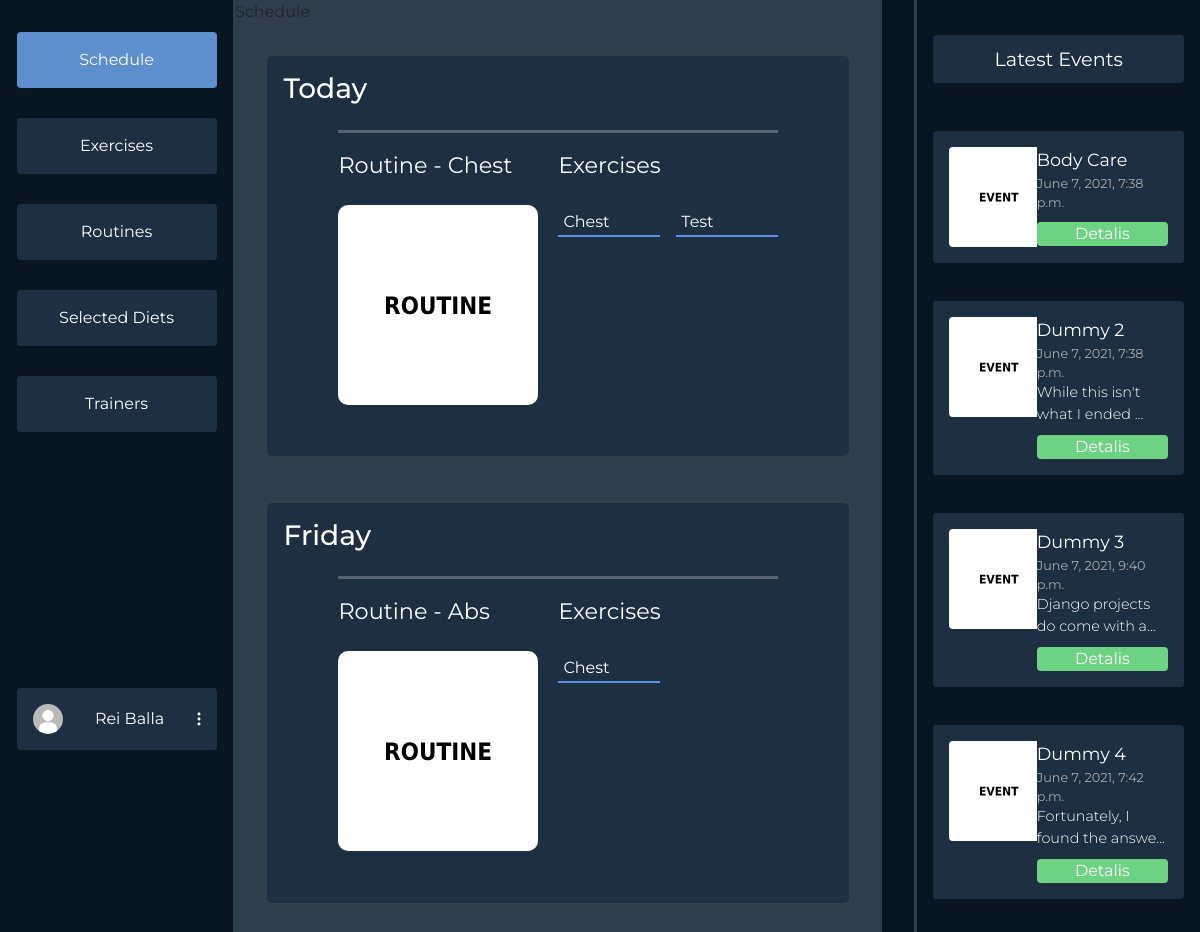
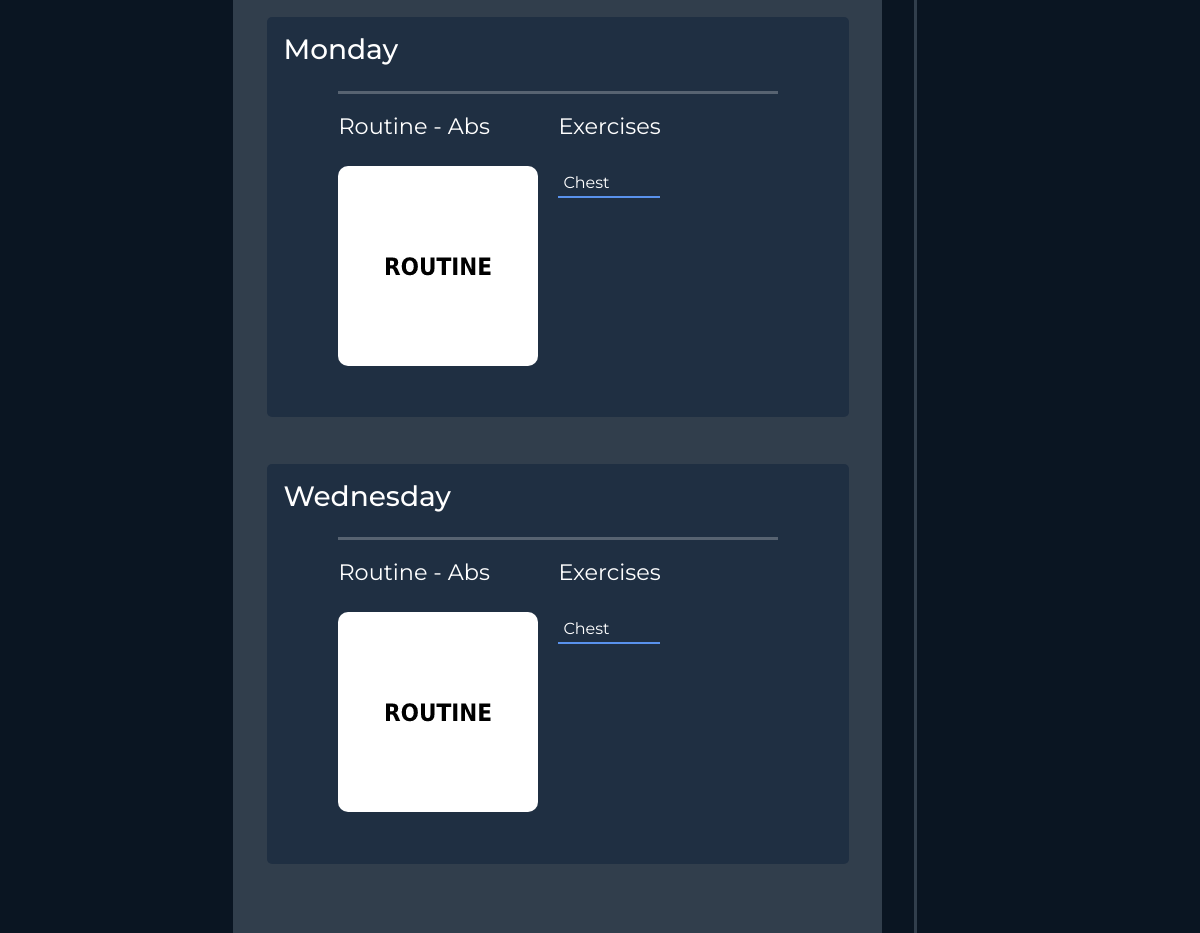
The page /dashboard/schedule/ (signed in) on the database its author committed (2 pictures, top to bottom).
### users/models.py (models this page shows, shortened)
class Profile(models.Model):
    user = models.OneToOneField(User, on_delete=models.CASCADE)
    profile_photo = models.ImageField(
        upload_to='media/profiles/', default='profiles/default.jpg')
    height = models.FloatField(default=170.0)
    weight = models.FloatField(default=60.0)
    weight_goal = models.FloatField(default=70.0)
    GENDER_CHOICES = (('F', 'Female'), ('M', 'Male'), ('O', 'Other'))
    gender = models.CharField(
        max_length=9, choices=GENDER_CHOICES, default=GENDER_CHOICES[0])
    FREQUENCY = (
        ('3x', '3 Times a Week'),
        ('4x', '4 Times a Week'),
        ('5x', '5 Times a Week'),
        ('6x', '6 Times a Week'),
    )
    week_frequency = models.CharField(
        max_length=20, choices=FREQUENCY, default=FREQUENCY[0])
    profile_complete = models.BooleanField(default=False)
    selected_diets = models.ManyToManyField(DietPlan, blank=True)
    age = models.IntegerField(null=True)

### dashboards/models.py (models this page shows, shortened)
class Routine(models.Model):
    owner = models.ForeignKey(User, on_delete=CASCADE,
                              related_name='%(class)s_username', null=True)
    title = models.CharField(max_length=60, blank=True)
    selected_by = models.ManyToManyField(User)
    desc = models.TextField(blank=True)
    thumbnail = models.ImageField(
        upload_to='routines/', default='routines/default.jpg')
    exercises = models.ManyToManyField(Exercise)
    days = models.CharField(max_length=60, blank=True)
    def __str__(self):
        return f"Routine - {self.title}"

class Exercise(models.Model):
    owner = models.ForeignKey(User, on_delete=CASCADE,
                              related_name='%(class)s_username', null=True)
    selected_by = models.ManyToManyField(User)
    title = models.CharField(max_length=60, blank=True)
    reps = models.IntegerField(default=3, blank=True)
    desc = models.TextField(blank=True)
    link = models.CharField(max_length=300, blank=True)

class Event(models.Model):
    title = models.CharField(max_length=60, blank=True)
    date = models.DateTimeField(default=datetime.now(), blank=True)
    desc = models.TextField(blank=True)
    thumbnail = models.ImageField(
        upload_to='events/', default='events/default.jpg')

### dashboards/user_views.py (the view)
# urls.py: path('schedule/', user_views.schedule, name='userdashboard-schedule'),
@login_required(login_url='login')
def schedule(request):
    events = Event.objects.all()[:4]
    WEEK_DAYS = ["Monday", "Tuesday", "Wednesday",
                 "Thursday", "Friday", "Saturday", "Sunday"]
    week_num = datetime.today().date().weekday()
    WEEK_DAYS = WEEK_DAYS[week_num:] + WEEK_DAYS[:week_num]
    DISPLAY_WEEK_DAYS = ['Today'] + WEEK_DAYS[1:]
    routines = list(Routine.objects.filter(
        selected_by__username=request.user.username))
    context = {'options': SCHEDULE_NAV,
               'events': events, 'routines': routines}
    day_dict = None
    if routines:
        day_dict = {}
        for day in WEEK_DAYS:
            daily_routines = []
            for r in routines:
                if day in r.days:
                    daily_routines.append(r)
            day_dict[day] = daily_routines
    if day_dict:
        context['day_dict'] = zip(day_dict.items(), DISPLAY_WEEK_DAYS)
    return render(request, 'dashboards/user/schedule.html', context)

### dashboards/templates/dashboards/user/schedule.html
{% extends 'dashboards/user/dashboard.html' %}
{% load static %}
{% load util %}
{% block styles %}
<link rel="stylesheet" href="{% static 'css/dashboards/schedule.css' %}">
{% endblock styles %}
{% block middle %}
<div class="showing-where-you-are">
Schedule
</div>
<div class="days">
    {% if day_dict %}
        {% for routines, day in day_dict %}
            {% if routines.1 %}
            <div class="day-card">
                <h3>{{day}}</h3>
                <div class="routines">
                    {% for routine in routines.1 %}
                    <div class="routine-container">
                        <hr id="line" />
                        <div class="routine">
                            <div class="routine-header">
                                <div class="routine-title">{{routine}}</div>
                                <div class="left"><img id="thumb" src="{{routine.thumbnail.url}}"></div>
                            </div>
                            <div class="routine-exercises">
                                <div class="routine-title">
                                    Exercises
                                </div>
                                <div class="exercise-grid">
                                    {% for exercise in routine.exercises.all %}
                                        <a href="" class="exlink">{{exercise.title}}</a>
                                    {% endfor %}
                                </div>
                            </div>
                        </div>
                    </div>
                    {% endfor %}
                </div>
            </div>
            {% endif %}
        {% endfor %}
    {% else %}
        <div class="h3 container w-50 m-auto">
        <span>Your schedule is empty!</span>
        <span>Add some routines to get started.</span>
        </div>
    {% endif %}
</div>
{% endblock middle %}

### dashboards/templates/dashboards/user/dashboard.html (shortened to what this page needs)
{% load static %}
<html>
  <head>
    <link href="https://cdn.jsdelivr.net/npm/bootstrap@5.0.1/dist/css/bootstrap.min.css" rel="stylesheet">
    <link rel="stylesheet" href="{% static 'css/dashboards/main.css' %}">
    <link rel="stylesheet" href="https://cdn.jsdelivr.net/npm/bootstrap-select@1.13.14/dist/css/bootstrap-select.min.css">
    {% block styles %}
    {% endblock styles %}
  </head>
  <body>
  {% block content %}
  {% if user.is_authenticated %}
  <div class="mycontainer">
    <div class="navigation">
      <div class="nav-col">
        <div class="options">
          {% for key, item in options.items %}
            {% if item.isActive %}
            <a class="option-active" href="/dashboard/{{item.url}}">{{ item.name }}</a>
            {% else %}
            <a class="option" href="/dashboard/{{item.url}}">{{ item.name }}</a>
            {% endif %}
          {% endfor %}
        </div>
        <div class="profile-wrapper">
          <div class="user-btn">
            <div class="profile-pic"><img src="{{ user.profile.profile_photo.url }}" alt=""></div>
            {% if user.first_name %}
            <span>{{user.get_full_name}}</span>
            {% else %}
            <span>{{user.username}}</span>
            {% endif %}
            <div class="three-dot"><img src="{% static 'svg/3dots.svg' %}" alt=""></div>
          </div>
        </div>
      </div>
      <div class="divider"></div>
    </div>
    <div class="middle">
    {% block middle %}
    {% endblock middle %}
    </div>
    <div class="events-section">
      <div class="divider"></div>
      <div class="events">
        <div class="latest">
          Latest Events
        </div>
        <div class="items overflow-auto">
        {% for item in events %}
          <div class="event-item">
            <div class="event-item-left">
              <div class="event-thumb"><img src="{{item.thumbnail.url}}"></div>
            </div>
            <div class="event-item-right">
              <div class="title">{{item.title}}</div>
              <div class="date">{{item.date}}</div>
              {% if item.desc|length > 30 %}
                <div class="desc">{{item.desc|slice:":30"}}...</div>
              {% else %}
                <div class="desc">{{item.desc}}</div>
              {% endif %}
              <div class="details">Detalis</div>
            </div>
          </div>
        {% endfor %}
        </div>
      </div>
    </div>
  </div>
  {% endif %}
  {% endblock content %}
  </body>
<html>

### static/css/dashboards/main.css (style rules this page uses)
* { margin: 0; font-family: "Montserrat", sans-serif; overflow: hidden; }
body { background-color: #0a1522; }
.mycontainer { display: flex; flex-direction: row; justify-content: space-between; }
.navigation { width: 20vw; }
.nav-col { display: flex; flex-direction: column; align-items: flex-end; margin: 1em; }
.options { margin-left: 7em; display: flex; flex-direction: column; justify-content: space-between; margin-top: 1em; height: 400px; }
.option { background-color: #1f2f42; color: #fff; padding: 1em; padding-right: 1em; padding-left: 1em; width: 200px; text-align: center; border-radius: 4px; }
a { text-decoration: none; }
.option-active { background-color: #5c8fcc; color: #fff; padding: 1em; padding-right: 1em; padding-left: 1em; width: 200px; text-align: center; border-radius: 4px; }
.user-btn { background-color: #1f2f42; color: #fff; padding: 1em; padding-right: 1em; padding-left: 1em; width: 200px; text-align: center; border-radius: 4px; margin-top: 16em; display: flex; flex-direction: row; align-items: center; justify-content: space-between; }
.profile-pic img { height: 30px; border-radius: 50%; width: auto; }
.navigation { display: flex; flex-direction: row; }
.divider { background-color: #313e4c; width: 4px; height: 100vh; margin: 0; padding: 0; z-index: 10; }
.middle { margin-right: 2em; width: 55vw; background-color: #313e4c; }
.events-section { margin-right: 1em; width: 23vw; display: flex; flex-direction: row; }
.event-thumb img { width: 100px; height: auto; border-radius: 4px; }
.latest { margin-top: 1em; background-color: #1f2f42; color: white; border-radius: 4px; padding: 0.5em 1em 0.5em 1em; text-align: center; font-size: 1.2em; }
.events { margin-top: 1em; margin-left: 1em; display: flex; flex-direction: column; color: white; width: 100%; }
.items { height: 200px; max-height: 800px; margin-top: 2em; display: flex; flex-direction: column; justify-content: space-between; height: 100%; }
.event-item { background-color: #1f2f42; border-radius: 4px; padding: 1em; display: flex; flex-direction: row; margin: 1em 0 1em 0; }
.event-item-left { width: 40%; }
.event-item-right { width: 60%; }
.event-item-right .title { font-size: 1.1em; }
.event-item-right .date { font-size: 0.8em; color: rgb(170, 170, 170); }
.event-item-right .desc { font-weight: 300; font-size: 0.9em; }
.event-item-right .details { margin-top: 10px; background-color: #6ed383; border-radius: 4px; text-align: center; }

### static/css/dashboards/schedule.css (style rules this page uses)
.days { margin-top: 2em; display: flex; flex-direction: column; overflow-y: auto; height: 95vh; color: white; justify-content: space-between; }
.day-card { width: 90%; align-self: center; min-height: 400px; max-height: 400px; margin-bottom: 2em; padding: 1em; background-color: #1f2f42; border-radius: 5px; }
#thumb { border-radius: 10px; width: 200px; height: auto; }
#line { height: 3px; }
.exercise-grid { display: grid; grid-template-columns: repeat(2, 1fr); gap: 1em; }
.exlink { height: 2em; background-color: none; padding: 5px; transition: ease-in 0.2s; border-bottom: 2px solid#5992ed; color: white; }
.routines { display: flex; flex-direction: column; overflow-y: auto; height: 300px; }
.routine-container { align-self: center; width: 80%; min-height: 300px; }
.routine { display: flex; flex-direction: row; align-content: center; justify-content: space-between; }
.routine-header { width: 50%; display: flex; flex-direction: column; align-content: flex-start; }
.routine-exercises { width: 50%; }
.routine-title { font-size: 1.4em; margin-bottom: 1em; }

### rows shown on the page
Routine: title "Routine - Chest", thumbnail (placeholder picture)
Exercise: title "Chest"
Exercise: title "Test"
Routine: title "Routine - Abs", thumbnail (placeholder picture)
Event: thumbnail (placeholder picture), title "Body Care", date "June 7, 2021, 7:38 p.m."
Event: thumbnail (placeholder picture), title "Dummy 2", date "June 7, 2021, 7:38 p.m.", desc "While this isn't what I ended"
Event: thumbnail (placeholder picture), title "Dummy 3", date "June 7, 2021, 9:40 p.m.", desc "Django projects do come with a"
Event: thumbnail (placeholder picture), title "Dummy 4", date "June 7, 2021, 7:42 p.m.", desc "Fortunately, I found the answe"

### other values the page prints
{{ item.name }} "Schedule"
{{ item.name }} "Exercises" "Routines" "Selected Diets" "Trainers"
{{ user.get_full_name }} "Rei Balla"
{{ day }} "Today" "Friday" "Monday" "Wednesday"
